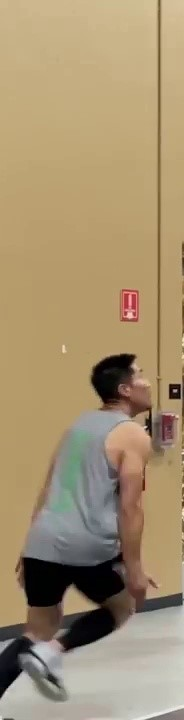
#> input picture NEW LAB5/captured_frames2/0.jpg, 184 x 720 px; its folder holds 4 pictures in this run
$ python AnotherActionShot.py
#> lines starting #> are read from the running program, lines starting #| are printed output that depends on the picture; after the words box and inside, x2 and y2 are one past the last pixel; in counts of white or black regions, pixels touching at a corner belong together
import cv2
import numpy as np
import os

# Path to the directory containing the images
image_dir = 'captured_frames2'

# Function to load images from directory
def load_images(image_dir):
#> called with image_dir = 'captured_frames2'
    images = []
    for filename in sorted(os.listdir(image_dir)):
        if filename.endswith('.jpg'):
            img_path = os.path.join(image_dir, filename)
            img = cv2.imread(img_path)
#> img is the input picture: shape (720, 184, 3); mean B, G, R 113.1, 145.3, 164.5
            images.append(img)
    return images

# Load images from directory
images = load_images(image_dir)

# Ensure images are of the same height
max_height = max(img.shape[0] for img in images)
images = [cv2.resize(img, (int(img.shape[1] * max_height / img.shape[0]), max_height)) for img in images]

# Create a black canvas with same size as the stitched image
stitched_image = np.zeros((max_height, sum(img.shape[1] for img in images), 3), dtype=np.uint8)

# Start with the first image on the left
x_offset = 0
for img in images:
    # Place the current image on the canvas at the appropriate offset
    stitched_image[:, x_offset:x_offset+img.shape[1]] = img
    x_offset += img.shape[1]  # Move the offset to the right for the next image
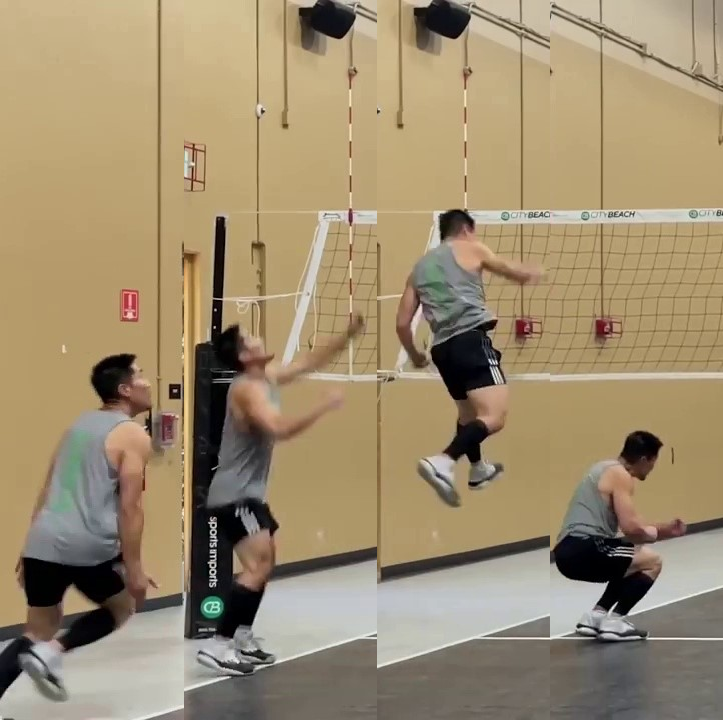
#> stitched_image: shape (720, 723, 3); mean of channels 0, 1, 2 112, 141.2, 158; drawn as B, G, R

# Apply seamless blending
for i in range(len(images)-1):
    mask = np.zeros(images[i].shape[:2], dtype=np.uint8)
    mask[:, -50:] = 255  # Example mask: blend last 50 pixels of each image
    blended = cv2.seamlessClone(images[i], stitched_image, mask, (int(stitched_image.shape[1]/2), int(stitched_image.shape[0]/2)), cv2.NORMAL_CLONE)
    stitched_image[:, :images[i].shape[1]] = blended[:, :images[i].shape[1]]
#> this loop made 3 passes
#> pass 1, `blended = cv2.seamlessClone(images[i], stitched_image, mask, (int(stit..`:
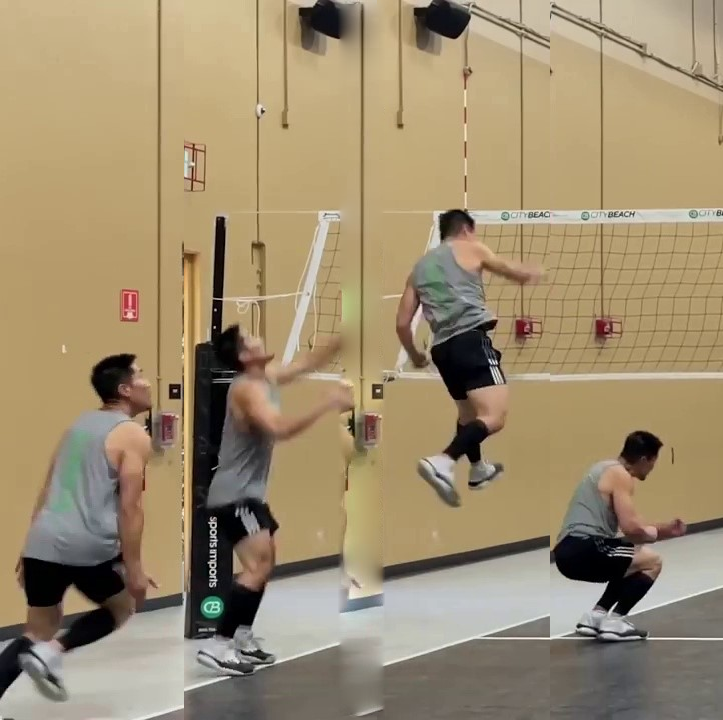
#> blended: shape (720, 723, 3); mean of channels 0, 1, 2 112, 141.4, 158; drawn as B, G, R
#> after the loop:
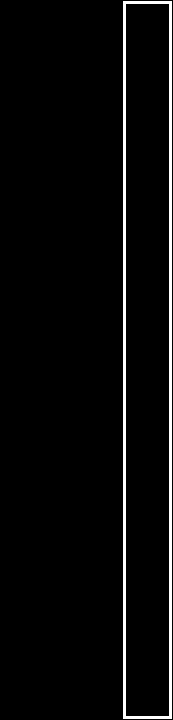
#> mask: shape (720, 173); 3.7% white; 1 white region, box (x1, y1, x2, y2) and area: (123, 1, 172, 719) 4566
stitched_image = cv2.resize(stitched_image,(800,600))
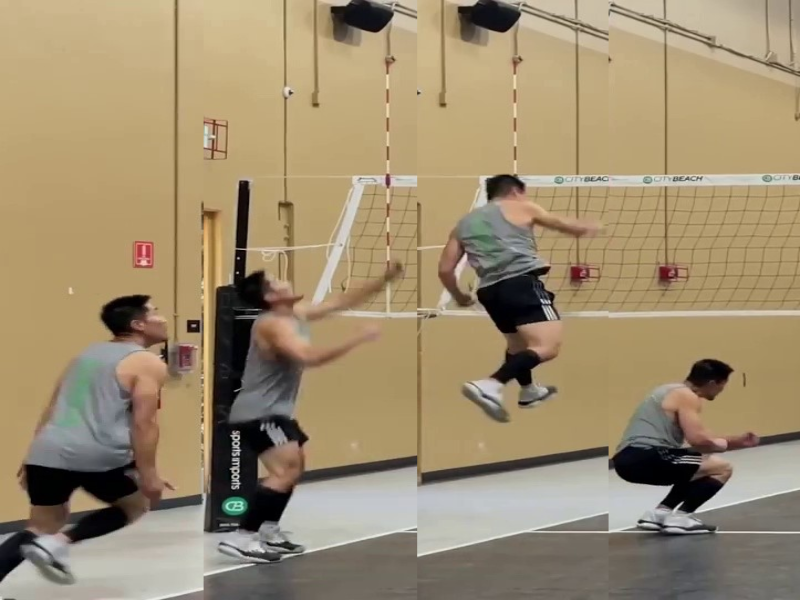
#> stitched_image: shape (600, 800, 3); mean of channels 0, 1, 2 111.9, 141.1, 157.9; drawn as B, G, R
# Display stitched image
cv2.imshow('Seamless Stitch', stitched_image)
cv2.imwrite('Banes_Jaronay_lab05_actionshot.jpg', stitched_image)
cv2.waitKey(0)
cv2.destroyAllWindows()
